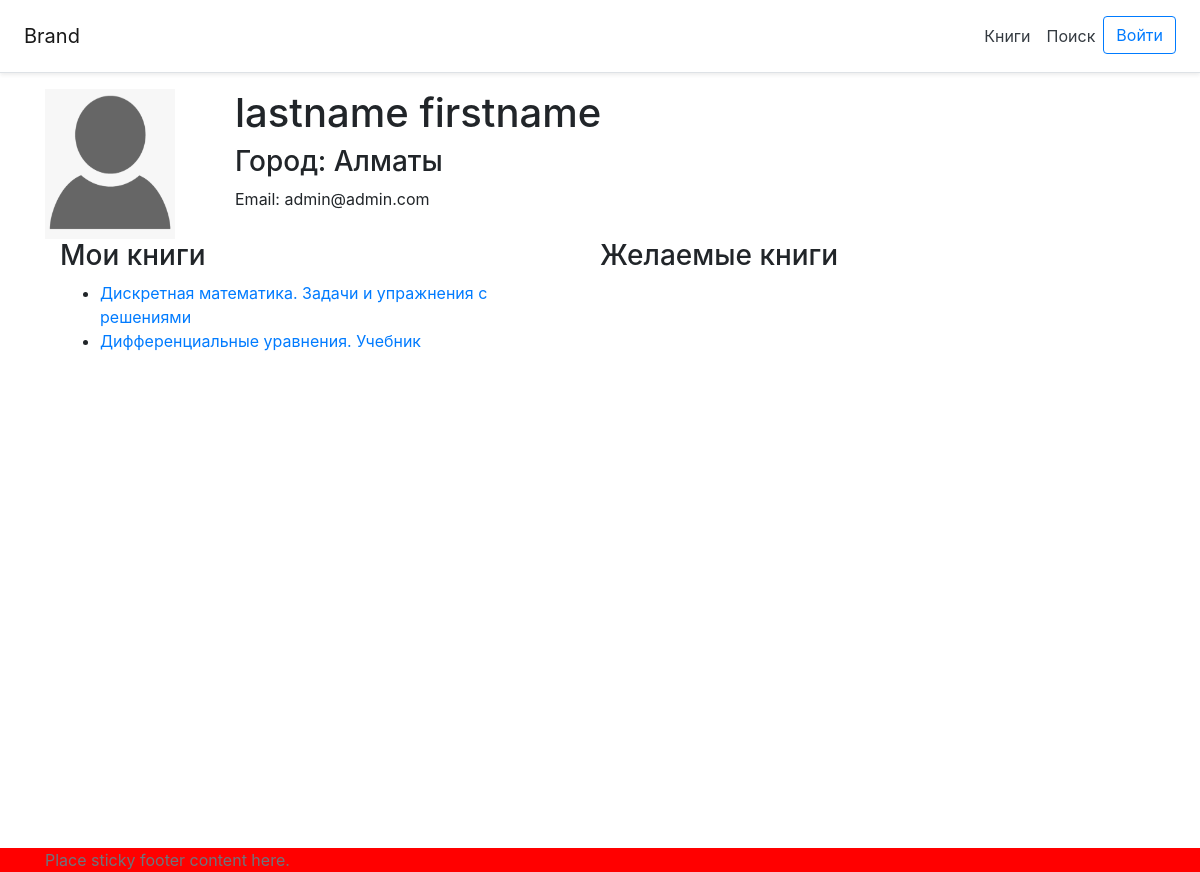
The page /users/1/ on the database its author committed.
### users/models.py (models this page shows, shortened)
class CustomUser(AbstractUser):
    city = models.ForeignKey(City, on_delete=models.DO_NOTHING, null=True, verbose_name='Город')
    avatar = models.ImageField(verbose_name='Аватар', upload_to=get_avatar_path, blank=True, null=True)
    phone_number = PhoneNumberField(blank=True, null=True, unique=True, verbose_name='Номер телефона')
    def __str__(self):
        return f'{self.first_name} {self.last_name}'

class City(models.Model):
    name = models.CharField(max_length=100)
    class Meta:
        verbose_name = 'Город'
        verbose_name_plural = 'Города'

### book/models.py (models this page shows, shortened)
class Book(models.Model):
    name = models.ForeignKey(BookName, on_delete=models.CASCADE, related_name='books', verbose_name='Название')
    author = models.ForeignKey(BookAuthor, on_delete=models.CASCADE, related_name='author_books', verbose_name='Автор')
    section = models.ForeignKey(Section, null=True, on_delete=models.SET_NULL, related_name='section_books', verbose_name='Раздел')
    year_of_publishing = models.PositiveSmallIntegerField(blank=True, null=True, verbose_name='Год издания')
    isbn = models.CharField(unique=True, max_length=25, verbose_name='ISBN')
    publisging_house = models.CharField(max_length=50, verbose_name='Издательство', blank=True, null=True)
    page_count = models.PositiveSmallIntegerField(blank=True, null=True, verbose_name='Количество страниц')
    img = models.ImageField(upload_to=book_image_path, verbose_name='Обложка книги', blank=True, null=True)
    slug = models.SlugField(db_index=True)
    holders = models.ManyToManyField(get_user_model(), related_name='my_books', verbose_name='Обладатели книги')
    def __str__(self):
        return f'{self.name.name} - {self.author.name}'
    def get_absolute_url(self):
        return reverse('book:book_detail', args=[self.slug])
    class Meta:
        verbose_name = 'Книга'
        verbose_name_plural = 'Книги'
        ordering = ('name', 'author')

class BookName(models.Model):
    name = models.CharField(max_length=250, verbose_name='Имя книги')
    wishful = models.ManyToManyField(get_user_model(), related_name='desired_books', verbose_name='Желатели книги')
    def __str__(self):
        return self.name
    class Meta:
        verbose_name = 'Имя книги'
        verbose_name_plural = 'Имена книг'
        ordering = ('name',)

### users/views.py (the view)
# urls.py: path('<int:pk>/', CustomUserDetailView.as_view(), name='user_detail'),
class CustomUserDetailView(DetailView):
    model = get_user_model()
    template_name = 'users/user_detail.html'
    def get_context_data(self, **kwargs):
        context = super().get_context_data(**kwargs)
        form = SentenceForSuggestionerForm({
            'who_offers': self.request.user,
            'whomever_is_offered': context['object'],
        })
        form.fields['books_of_interest_1'].queryset = context['object'].my_books.all()
        context['form'] = form
        return context

### users/templates/users/user_detail.html (shortened to what this page needs)
{% extends '_base.html' %}
{% load thumbnail %}
{% load static %}
{% load bootstrap4 %}
{% block content %}
    <div class="container">
        <div class="row">
            <div class="col-lg-2 col-sm-3 col-md-3">
                {% if object.avatar %}
                        <img class="mr-3 img-rounded" src="{% thumbnail object.avatar 'default' %}">
                    {% else %}
                        <img class="mr-3 img-rounded" style="width: 130px; height: 150px;" src="{% static 'img/no-avatar.png' %}">
                    {% endif %}
            </div>
            <div class="col-sm-7">
                <h1>{{ object.last_name }} {{ object.first_name }}</h1>
                <h3>Город: {{ object.city.name }}</h3>
                <p>Email: {{ object.email }}</p>
            </div>
            <div class="col">
            </div>
        </div>
        <div class="row container">
            <div class="col">
                <h3>Мои книги</h3>
                <ul>
                    {% for my_book in object.my_books.all %}
                        <li><a href="{{ my_book.get_absolute_url }}">{{ my_book.name }}</a></li>
                    {% endfor %}
                </ul>
            </div>
            <div class="col">
                <h3>Желаемые книги</h3>
            </div>
        </div>
    </div>
{% endblock %}

### static/css/main.css (style rules this page uses)
body { overflow-x:hidden; }

### rows shown on the page
CustomUser: last_name "lastname", first_name "firstname", city.name "Алматы", email "admin@admin.com"
Book: name "Дискретная математика. Задачи и упражнения с решениями"
Book: name "Дифференциальные уравнения. Учебник"
